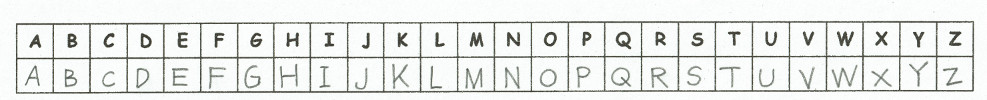
#> input picture small_uppercase.jpg, 987 x 100 px
$ jupyter execute 'extract individual boxes.ipynb'
#> lines starting #> are read from the running program, lines starting #| are printed output that depends on the picture; after the words box and inside, x2 and y2 are one past the last pixel; in counts of white or black regions, pixels touching at a corner belong together
How to select a bounding box ( ROI ) in OpenCV (C++/Python):
https://www.learnopencv.com/how-to-select-a-bounding-box-roi-in-opencv-cpp-python/

Convert opencv image to greyscale:
https://techtutorialsx.com/2018/06/02/python-opencv-converting-an-image-to-gray-scale/

Inverting opencv image:
https://stackoverflow.com/questions/19580102/inverting-image-in-python-with-opencv

Find all bounding boxes (didn't work):
https://stackoverflow.com/questions/21104664/extract-all-bounding-boxes-using-opencv-python

Bounding boxes, pyimagesearch.com:
https://www.pyimagesearch.com/2014/04/21/building-pokedex-python-finding-game-boy-screen-step-4-6/

[cell 1]
# maybe deskew the image?
# draw bounding boxes
# get contours
# slice up boxes

[cell 2]
from PIL import Image
from pathlib import Path
from itertools import tee
from os import path
import cv2
import numpy as np
import imutils

[cell 3]
# not used yet...
class CroppingTemplate:
    def __init__(self):
        self.image_file = None  # posix path
        self.img = None
        self.counter = 1
        self.dest_dir = "./major_pieces"

        # these are the box boundaries for each section
        self.major_sections = [
            {"A": {
                "left": blank,
                "top": 700,
                "right": 12560,
                "bottom": 1900}
            }
        ]

    def load(self):
        self.img = Image.open(str(self.image_file))

    def crop_all2(self):
        for section in self.major_sections:
            for dir_name, box in section.items():
                cropped_img = self.img.crop((box["left"], box["top"], box["right"], box["bottom"]))
                file_name = path.join(self.dest_dir, dir_name, str(self.counter)+".jpg")
                cropped_img.save(file_name)
        print("Finished: ", self.counter)
        self.counter += 1

[cell 4]
test_file = "small_uppercase.jpg"
# test_file = "digit_example.jpg"

# Read image
img = cv2.imread(test_file)
#> img is the input picture: shape (100, 987, 3); mean B, G, R 231.3, 233.5, 231.4
gray = cv2.cvtColor(img, cv2.COLOR_BGR2GRAY)

# bilateralFilter reduces noise while preserving boundaries
gray = cv2.bilateralFilter(gray, 11, 17, 17)

# invert the image for making bounding boxes
inverted = cv2.bitwise_not(gray)
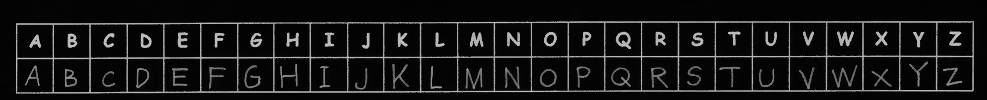
#> inverted: shape (100, 987); min 2, max 196, mean 22.1

# get edges
# edged = cv2.Canny(gray, 30, 200)
edged = cv2.Canny(inverted, 30, 200)
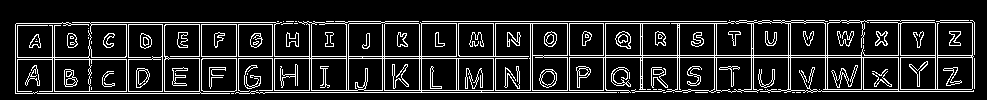
#> edged: shape (100, 987); 13.3% white in thin lines or dots, all inside (x1, y1, x2, y2) = (15, 20, 975, 94)

[cell 5]
# find contours in the edged image, keep only the largest
# ones, and initialize our screen contour
cnts = cv2.findContours(edged.copy(), cv2.RETR_TREE, cv2.CHAIN_APPROX_SIMPLE)
#> cnts = 295 contours, 123 with area under 20; largest, box (x1, y1, x2, y2) and area: (569, 20, 974, 93) 17606, (17, 21, 617, 94) 14494, (458, 23, 568, 91) 3458, (790, 57, 899, 92) 1354, (674, 57, 715, 92) 1225
cnts = imutils.grab_contours(cnts)
cnts = sorted(cnts, key = cv2.contourArea, reverse = True)[:10]
#> cnts = 10 contours; largest, box (x1, y1, x2, y2) and area: (569, 20, 974, 93) 17606, (17, 21, 617, 94) 14494, (458, 23, 568, 91) 3458, (790, 57, 899, 92) 1354, (674, 57, 715, 92) 1225
screenCnt = None

[cell 6]
# loop over our contours
for c in cnts:
    # approximate the contour
    peri = cv2.arcLength(c, True)
    approx = cv2.approxPolyDP(c, 0.015 * peri, True)
    # if our approximated contour has four points, then
    # we can assume that we have found our screen
    if len(approx) == 4:
        screenCnt = approx
        break
#> this loop made 8 passes
#> (peri, screenCnt) on pass 8: (153.3, [[532, 56], [566, 57], [567, 89], [533, 90]])
#> peri on passes 1 to 6: 2973.6, 3294.9, 923.2, 471.8, 209.8, 201.3

[cell 7]
# cv2.drawContours(img, screenCnt, -1, (0, 255, 0), 3)
cv2.drawContours(img, cnts, -1, (0, 255, 0), 1)
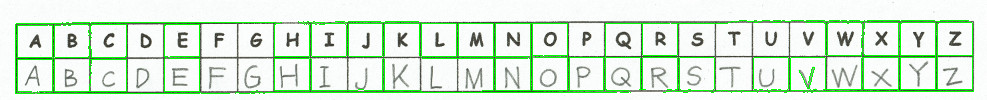
#> img: shape (100, 987, 3); 6.45% of pixels changed, all inside (x1, y1, x2, y2) = (15, 20, 974, 94)
cv2.imshow("Game Boy Screen", img)
cv2.waitKey(0)

$ run again, with digit_example.jpg copied over small_uppercase.jpg
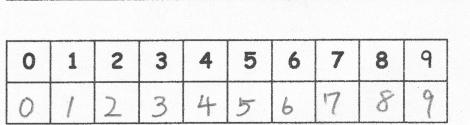
#> input picture digit_example.jpg, 470 x 125 px
#> img is the input picture: shape (125, 470, 3); min 41, max 255, mean 234.8
#> `edged = cv2.Canny(inverted, 30, 200)`:
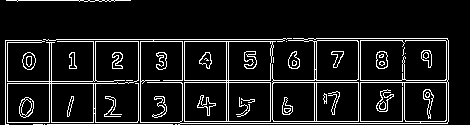
#> edged: shape (125, 470); 10.1% white in thin lines or dots
#> `cnts = cv2.findContours(edged.copy(), cv2.RETR_TREE, cv2.CHAIN_APPROX_..`: cnts = 98 contours, 36 with area under 20; largest, box (x1, y1, x2, y2) and area: (43, 38, 449, 125) 6900, (184, 41, 276, 122) 6754, (5, 40, 139, 125) 5304, (51, 41, 139, 84) 1873, (316, 40, 359, 81) 1675
#> `cnts = sorted(cnts, key = cv2.contourArea, reverse = True)[:10]`: cnts = 10 contours; largest, box (x1, y1, x2, y2) and area: (43, 38, 449, 125) 6900, (184, 41, 276, 122) 6754, (5, 40, 139, 125) 5304, (51, 41, 139, 84) 1873, (316, 40, 359, 81) 1675
#> the loop `for c in cnts:` made 5 passes
#> (peri, screenCnt) on pass 5: (160.5, [[316, 41], [356, 40], [358, 78], [317, 80]])
#> `cv2.drawContours(img, cnts, -1, (0, 255, 0), 1)`:
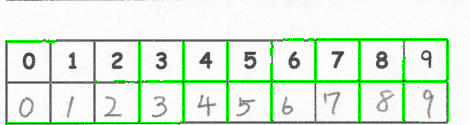
#> img: shape (125, 470, 3); 6.69% of pixels changed, all inside (x1, y1, x2, y2) = (5, 38, 449, 125)

$ run again, with small.jpg copied over small_uppercase.jpg
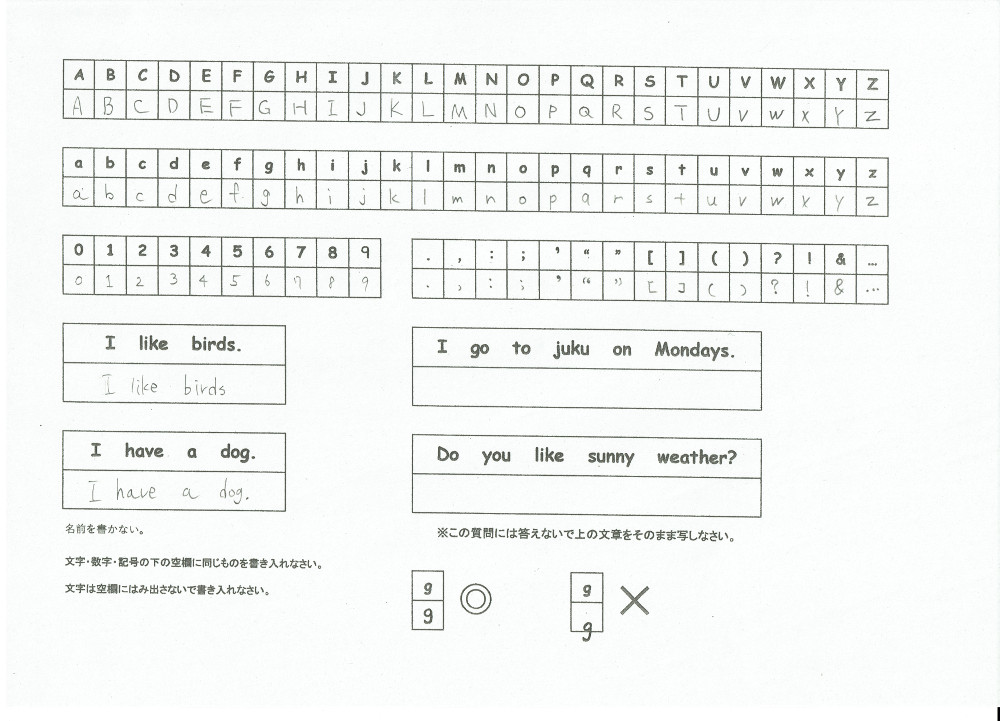
#> input picture small.jpg, 1000 x 721 px
#> img is the input picture: shape (721, 1000, 3); mean B, G, R 244.1, 245.5, 243.5
#> `edged = cv2.Canny(inverted, 30, 200)`:
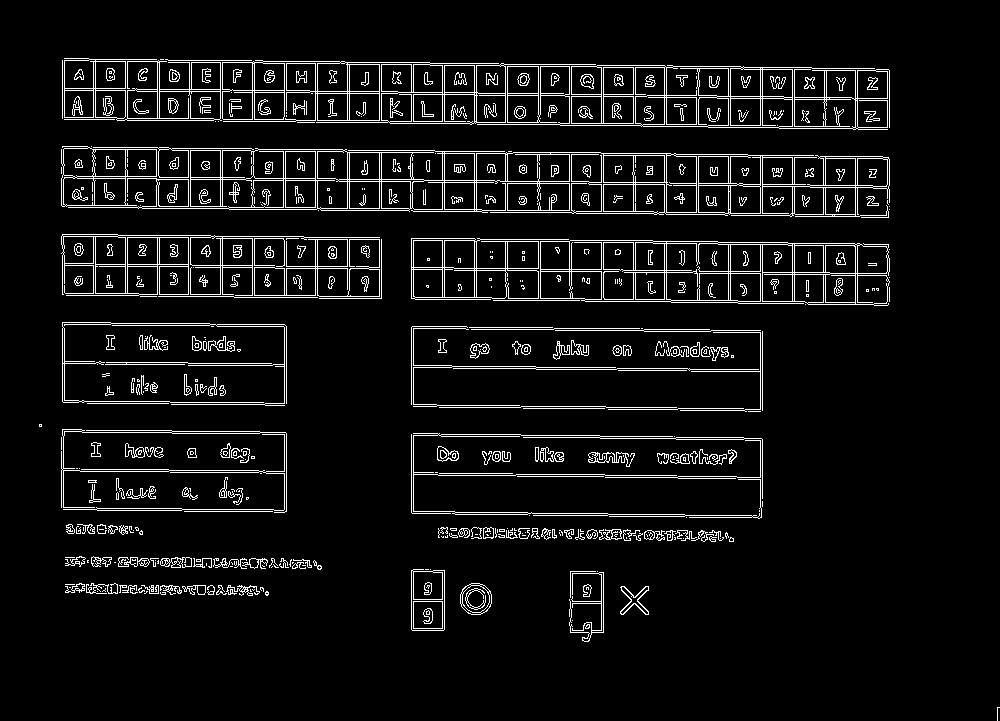
#> edged: shape (721, 1000); 6.4% white in thin lines or dots, all inside (x1, y1, x2, y2) = (39, 58, 1000, 721)
#> `cnts = cv2.findContours(edged.copy(), cv2.RETR_TREE, cv2.CHAIN_APPROX_..`: cnts = 1366 contours, 797 with area under 20; largest, box (x1, y1, x2, y2) and area: (68, 148, 890, 218) 33662, (540, 240, 890, 306) 20522, (477, 65, 890, 130) 17042, (222, 60, 596, 125) 14746, (61, 234, 380, 296) 7775
#> `cnts = sorted(cnts, key = cv2.contourArea, reverse = True)[:10]`: cnts = 10 contours; largest, box (x1, y1, x2, y2) and area: (68, 148, 890, 218) 33662, (540, 240, 890, 306) 20522, (477, 65, 890, 130) 17042, (222, 60, 596, 125) 14746, (61, 234, 380, 296) 7775
#> the loop `for c in cnts:` made 10 passes
#> peri on passes 2 to 9: 1289.3, 3406.3, 2381.1, 2190, 1142, 902.5, 414.5, 603.1
#> `cv2.drawContours(img, cnts, -1, (0, 255, 0), 1)`:
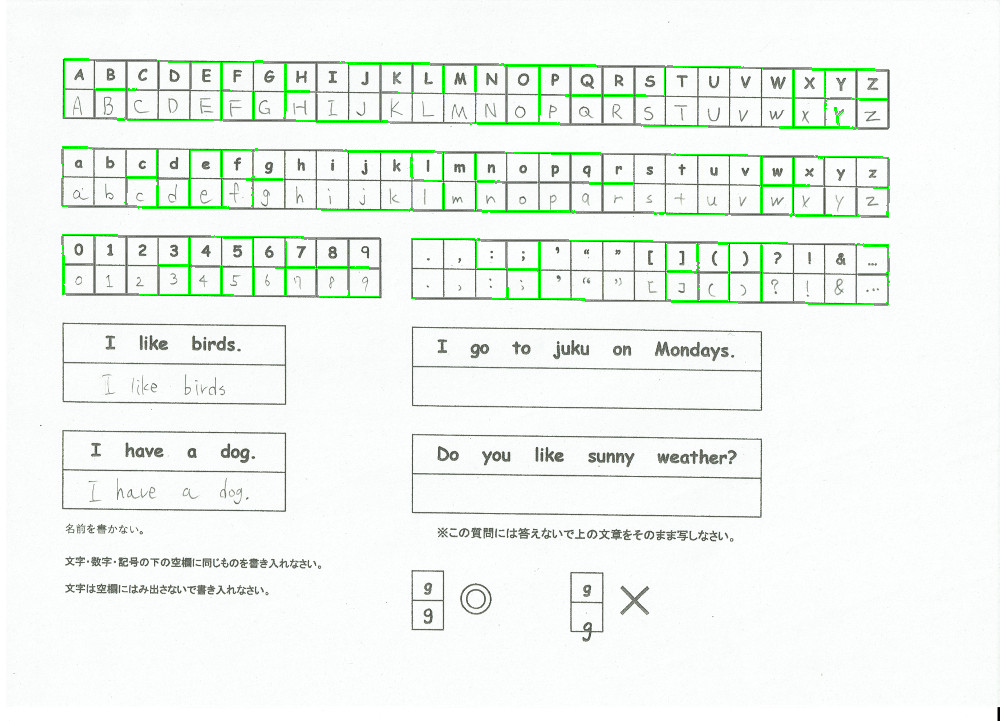
#> img: shape (721, 1000, 3); 1.95% of pixels changed, all inside (x1, y1, x2, y2) = (61, 58, 890, 306)
